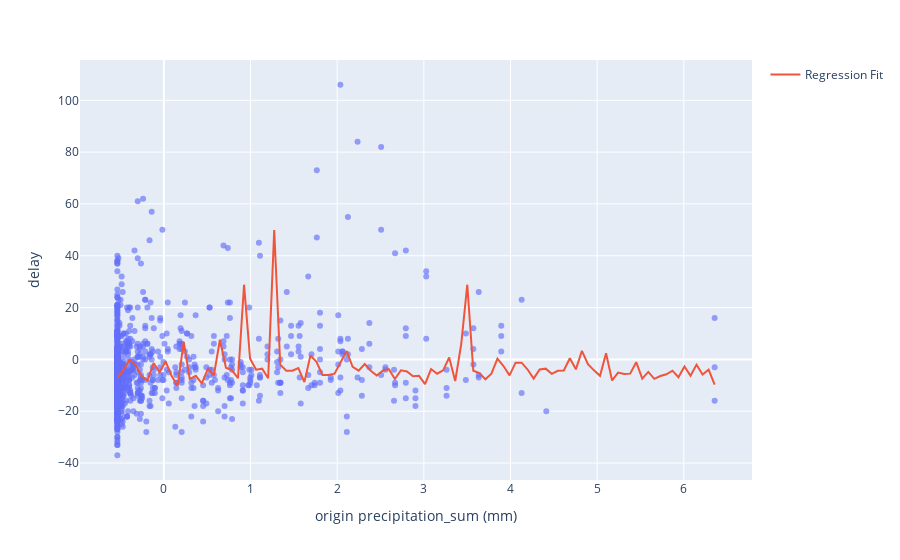

This figure's notebook cell:
### Code cell
x_range = np.linspace(X['origin precipitation_sum (mm)'].min(), X['origin precipitation_sum (mm)'].max(), 100)

fig = px.scatter(df, x='origin precipitation_sum (mm)', y='delay', opacity=0.65)
fig.add_traces(go.Scatter(x=x_range, y=y_pred, name='Regression Fit'))
fig.show()

### Figure 1 — Plotly figure (JSON) as saved in the notebook; plotly's stock layout.template omitted (floating-point values rounded to 4 significant figures; data arrays with more than 128 entries replaced by an {"elided": "..."} marker saying what was removed)
{"data": [{"hovertemplate": "origin precipitation_sum (mm)=%{x}<br>delay=%{y}<extra></extra>", "legendgroup": "", "marker": {"color": "#636efa", "opacity": 0.65, "symbol": "circle"}, "mode": "markers", "name": "", "orientation": "v", "showlegend": false, "type": "scatter", "x": {"elided": "960 float values"}, "xaxis": "x", "y": {"elided": "960 int values"}, "yaxis": "y"}, {"name": "Regression Fit", "type": "scatter", "x": [-0.5368, -0.4672, -0.3976, -0.3279, -0.2583, -0.1887, -0.1191, -0.04945, 0.02017, 0.08979, 0.1594, 0.229, 0.2986, 0.3683, 0.4379, 0.5075, 0.5771, 0.6467, 0.7164, 0.786, 0.8556, 0.9252, 0.9948, 1.064, 1.134, 1.204, 1.273, 1.343, 1.413, 1.482, 1.552, 1.621, 1.691, 1.761, 1.83, 1.9, 1.97, 2.039, 2.109, 2.178, 2.248, 2.318, 2.387, 2.457, 2.526, 2.596, 2.666, 2.735, 2.805, 2.875, 2.944, 3.014, 3.083, 3.153, 3.223, 3.292, 3.362, 3.432, 3.501, 3.571, 3.64, 3.71, 3.78, 3.849, 3.919, 3.989, 4.058, 4.128, 4.197, 4.267, 4.337, 4.406, 4.476, 4.545, 4.615, 4.685, 4.754, 4.824, 4.894, 4.963, 5.033, 5.102, 5.172, 5.242, 5.311, 5.381, 5.451, 5.52, 5.59, 5.659, 5.729, 5.799, 5.868, 5.938, 6.007, 6.077, 6.147, 6.216, 6.286, 6.356], "y": {"elided": "192 float values"}}], "layout": {"legend": {"tracegroupgap": 0}, "margin": {"t": 60}, "xaxis": {"anchor": "y", "domain": [0, 1], "title": {"text": "origin precipitation_sum (mm)"}}, "yaxis": {"anchor": "x", "domain": [0, 1], "title": {"text": "delay"}}}}
